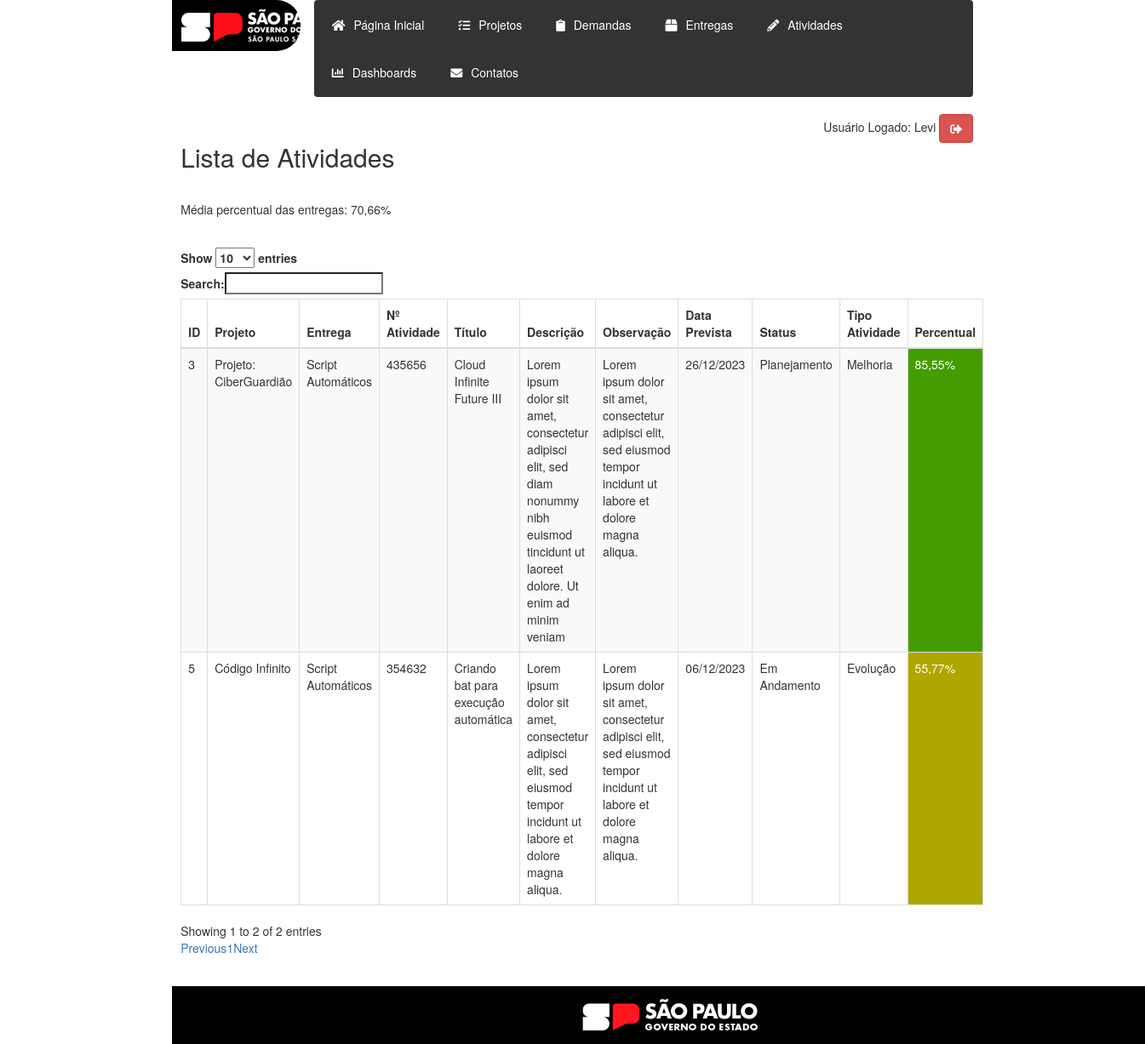
The page /Gestão/projetos/entregas/consultar_atividade.php?entrega_id=15 (signed in) on the database its author committed.
### tables this page shows
CREATE TABLE `atividades` (
  `ID` int(11) NOT NULL,
  `Projeto_ID` int(11) DEFAULT NULL,
  `Entrega_ID` int(11) DEFAULT NULL,
  `Numero_Atividade` int(11) DEFAULT NULL,
  `Titulo` varchar(90) DEFAULT NULL,
  `Descricao` varchar(500) DEFAULT NULL,
  `Observacao` varchar(200) DEFAULT NULL,
  `Data_Prevista` date DEFAULT NULL,
  `Porcentagem_Execucao` decimal(5,2) DEFAULT NULL,
  `Situacao_ID` int(11) DEFAULT NULL,
  `Tipo_Atividade_ID` int(11) DEFAULT NULL,
  `Data_Lembrete` date DEFAULT NULL
);

CREATE TABLE `projetos` (
  `ID` int(11) NOT NULL,
  `Nome` varchar(100) DEFAULT NULL,
  `Objetivo` varchar(200) DEFAULT NULL,
  `Data_Inicio` date DEFAULT NULL,
  `Prazo_Estimado` date DEFAULT NULL,
  `Situacao_ID` int(11) DEFAULT NULL,
  `Tipo_Projeto_ID` int(11) DEFAULT NULL,
  `Subtipo_Projeto_ID` int(11) DEFAULT NULL,
  `Nivel_Prioridade_Projeto_ID` int(11) DEFAULT NULL,
  `Criticidade_ID` int(11) DEFAULT NULL,
  `Tipos_Contatos_ID` int(11) DEFAULT NULL,
  `Contatos_Tecnicos_ID` int(11) DEFAULT NULL,
  `Orcamento_Previsto` decimal(10,2) DEFAULT NULL,
  `Gerente_Projeto_ID` int(11) DEFAULT NULL,
  `Coordenadoria_ID` int(11) DEFAULT NULL
);

CREATE TABLE `entregas` (
  `ID` int(11) NOT NULL,
  `Projetos_ID` int(11) DEFAULT NULL,
  `Titulo` varchar(90) DEFAULT NULL,
  `Descricao` varchar(150) DEFAULT NULL,
  `Situacao_ID` int(11) DEFAULT NULL,
  `Tipo_Atividade_ID` int(11) DEFAULT NULL,
  `Percentual` decimal(5,2) DEFAULT NULL
);

CREATE TABLE `situacao` (
  `ID` int(11) NOT NULL,
  `Nome` varchar(50) DEFAULT NULL
);

CREATE TABLE `tipo_atividade` (
  `ID` int(11) NOT NULL,
  `Nome` varchar(50) DEFAULT NULL
);

### Gestão/projetos/entregas/consultar_atividade.php (the view, shortened to what this page needs)
<?php
include_once("../../config/conexao.php");
mysqli_query($conn, "SET NAMES 'utf8';");
function buscarDadosAtividades($conn, $entregaID)
{
    $sql = "SELECT a.ID, p.Nome as NomeProjeto, e.Titulo as NomeEntrega, a.Numero_Atividade, a.Titulo, a.Descricao, a.Observacao,
            DATE_FORMAT(a.Data_Prevista, '%d/%m/%Y') as Data_Prevista, a.Porcentagem_Execucao, s.Nome as NomeSituacao, ta.Nome as NomeTipoAtividade, a.Data_Lembrete
            FROM atividades a
            LEFT JOIN projetos p ON a.Projeto_ID = p.ID
            LEFT JOIN entregas e ON a.Entrega_ID = e.ID
            LEFT JOIN situacao s ON a.Situacao_ID = s.ID
            LEFT JOIN tipo_atividade ta ON a.Tipo_Atividade_ID = ta.ID
            WHERE a.Entrega_ID = ?";
    $stmt = $conn->prepare($sql);
    $stmt->bind_param("i", $entregaID);
    $stmt->execute();
    $resultado = $stmt->get_result();
    $dados = [];
    if ($resultado->num_rows > 0) {
        while ($row = $resultado->fetch_assoc()) {
            $dados[] = $row;
        }
    }
    return $dados;
}
function obterCorFundo($percentual)
{
    $vermelho = [255, 0, 0];
    $amarelo = [255, 255, 0];
    $verde = [0, 128, 0];
    $corRGB = interpolarCores($vermelho, $amarelo, $verde, $percentual / 100);
    return "rgb($corRGB[0], $corRGB[1], $corRGB[2])";
}
function interpolarCores($inicio, $meio, $fim, $fracao)
{
    $corInterpolada = [];
    foreach (range(0, 2) as $i) {
        $corInterpolada[$i] = round((1 - $fracao) * ((1 - $fracao) * $inicio[$i] + $fracao * $meio[$i]) + $fracao * ((1 - $fracao) * $meio[$i] + $fracao * $fim[$i]));
    }
    return $corInterpolada;
}
?>
<!DOCTYPE html>
<html lang="pt-br">
<head>
    <link rel="stylesheet" href="https://maxcdn.bootstrapcdn.com/bootstrap/3.3.7/css/bootstrap.min.css">
    <link rel="stylesheet" href="https://cdn.datatables.net/1.10.19/css/dataTables.bootstrap.min.css">
    <link rel="stylesheet" href="https://cdnjs.cloudflare.com/ajax/libs/font-awesome/5.15.3/css/all.min.css">
    <link rel="stylesheet" type="text/css" href="../../stylesheet.css" media="screen" />
</head>
<body onload="redirecionarParaLogin()">
    <header>
        <div class="main mx-auto tabela-projetos">
            <div class="row">
                <div class="col-md-2">
                    <div class="logo-container">
                        <img src="../../imagem/logo-governo-do-estado-sp.png">
                    </div>
                </div>
                <div class="col-md-10">
                    <nav class="navbar">
                        <ul class="nav navbar-nav">
                            <li><a href="../../index.php"><i class="fas fa-home"></i>Página Inicial</a></li>
                            <li>
                                <a href="#">
                                    <i class="fas fa-tasks"></i>Projetos
                                </a>
                            </li>
                            <li>
                                <a href="#">
                                    <i class="fas fa-clipboard"></i>Demandas
                                </a>
                            </li>
                            <li>
                                <a href="#">
                                    <i class="fas fa-box"></i>Entregas
                                </a>
                            </li>
                            <li>
                                <a href="#">
                                    <i class="fas fa-pencil-alt"></i>Atividades
                                </a>
                            </li>
                            <li>
                                <a href="#">
                                    <i class="fas fa-chart-bar"></i>Dashboards
                                </a>
                            </li>
                            <li>
                                <a href="#">
                                    <i class="fas fa-envelope"></i>Contatos
                                </a>
                            </li>
                        </ul>
                    </nav>
                    <div align="right">
                        Usuário Logado:
                        <?php echo $_SESSION['usuario']; ?>
                        <a href="../../logout.php" class="btn btn-danger">
                            <i class="fas fa-sign-out-alt"></i></a>
                    </div>
                </div>
            </div>
        </div>
    </header>
    <div class="container main">
        <h2 class="main mx-auto tabela-projetos">Lista de Atividades</h2>
        <p>
        <div class="main mx-auto tabela-projetos">
            <table id="atividades-table" class="table table-striped table-bordered" style="width:100%">
                <thead>
                    <tr>
                        <th>ID</th>
                        <th>Projeto</th>
                        <th>Entrega</th>
                        <th>Nº Atividade</th>
                        <th>Título</th>
                        <th>Descrição</th>
                        <th>Observação</th>
                        <th>Data Prevista</th>
                        <th>Status</th>
                        <th>Tipo Atividade</th>
                        <th>Percentual</th>
                    </tr>
                </thead>
                <tbody>
                    <?php
                    $entregaID = $_GET['entrega_id'];
                    $dados = buscarDadosAtividades($conn, $entregaID);
                    $somaPercentual = 0;
                    foreach ($dados as $row) {
                        $somaPercentual += $row['Porcentagem_Execucao'];
                    }
                    $numAtividades = count($dados);
                    $mediaPercentual = $numAtividades > 0 ? $somaPercentual / $numAtividades : 0;
                    echo "<p>Média percentual das entregas: " . number_format($mediaPercentual, 2, ',', '.') . "%";
                    foreach ($dados as $row) {
                        $percentual = $row['Porcentagem_Execucao'];
                        $corFundo = obterCorFundo($percentual);
                        echo "<tr>";
                        echo "<td>{$row['ID']}</td>";
                        echo "<td>{$row['NomeProjeto']}</td>";
                        echo "<td>{$row['NomeEntrega']}</td>";
                        echo "<td>{$row['Numero_Atividade']}</td>";
                        echo "<td>{$row['Titulo']}</td>";
                        echo "<td>{$row['Descricao']}</td>";
                        echo "<td>{$row['Observacao']}</td>";
                        echo "<td>{$row['Data_Prevista']}</td>";
                        echo "<td>{$row['NomeSituacao']}</td>";
                        echo "<td>{$row['NomeTipoAtividade']}</td>";
                        echo "<td style='background: $corFundo; color: white;'>" . number_format($percentual, 2, ',', '.') . "%</td>";
                        echo "</tr>";
                    }
                    ?>
                </tbody>
            </table>
        </div>
    </div>
    <p>
    <footer>
        <div class="container main">
            <img src="..\..\imagem\rodape_preto.png" alt="Rodapé" />
        </div>
    </footer>
</body>
</html>

### Gestão/stylesheet.css (style rules this page uses)
.logo-container { background-color: #000; padding: 11px; border-radius: 0 28px 28px 0; width: 115%; margin-right: 10px; }
.logo-container img { max-width: 210px; }
.navbar { background-color: #333; color: #fff; margin-left: 5px; }
.navbar ul.navbar-nav li { padding: 3px 5px; }
.navbar ul.navbar-nav li a { color: #fff; }
.navbar i { margin-right: 10px; }
footer { width: 70%; text-align: center; background-color: #000; margin: 0 auto; }
.submenu li a { color: #fff; text-decoration: none; display: block; }
.tabela-projetos { max-width: 70%; }
.main { width: 100%; margin: 0 auto; }
p { padding-bottom: 25px; }

### rows shown on the page
atividades: ID "3", Projeto_ID.Nome "Projeto: CiberGuardião", Entrega_ID.Titulo "Script Automáticos", Numero_Atividade "435656", Titulo "Cloud Infinite Future III", Descricao "Lorem ipsum dolor sit amet, consectetur adipisci elit, sed diam nonummy nibh euismod tincidunt ut laoreet dolore. Ut enim ad minim veniam", Observacao "Lorem ipsum dolor sit amet, consectetur adipisci elit, sed eiusmod tempor incidunt ut labore et dolore magna aliqua.", Data_Prevista "26/12/2023", Situacao_ID.Nome "Planejamento", Tipo_Atividade_ID.Nome "Melhoria", Porcentagem_Execucao "85,55"
atividades: ID "5", Projeto_ID.Nome "Código Infinito", Entrega_ID.Titulo "Script Automáticos", Numero_Atividade "354632", Titulo "Criando bat para execução automática", Descricao "Lorem ipsum dolor sit amet, consectetur adipisci elit, sed eiusmod tempor incidunt ut labore et dolore magna aliqua.", Observacao "Lorem ipsum dolor sit amet, consectetur adipisci elit, sed eiusmod tempor incidunt ut labore et dolore magna aliqua.", Data_Prevista "06/12/2023", Situacao_ID.Nome "Em Andamento", Tipo_Atividade_ID.Nome "Evolução", Porcentagem_Execucao "55,77"

### other values the page prints
$_SESSION['usuario'] "Levi"
$mediaPercentual "70,66"
